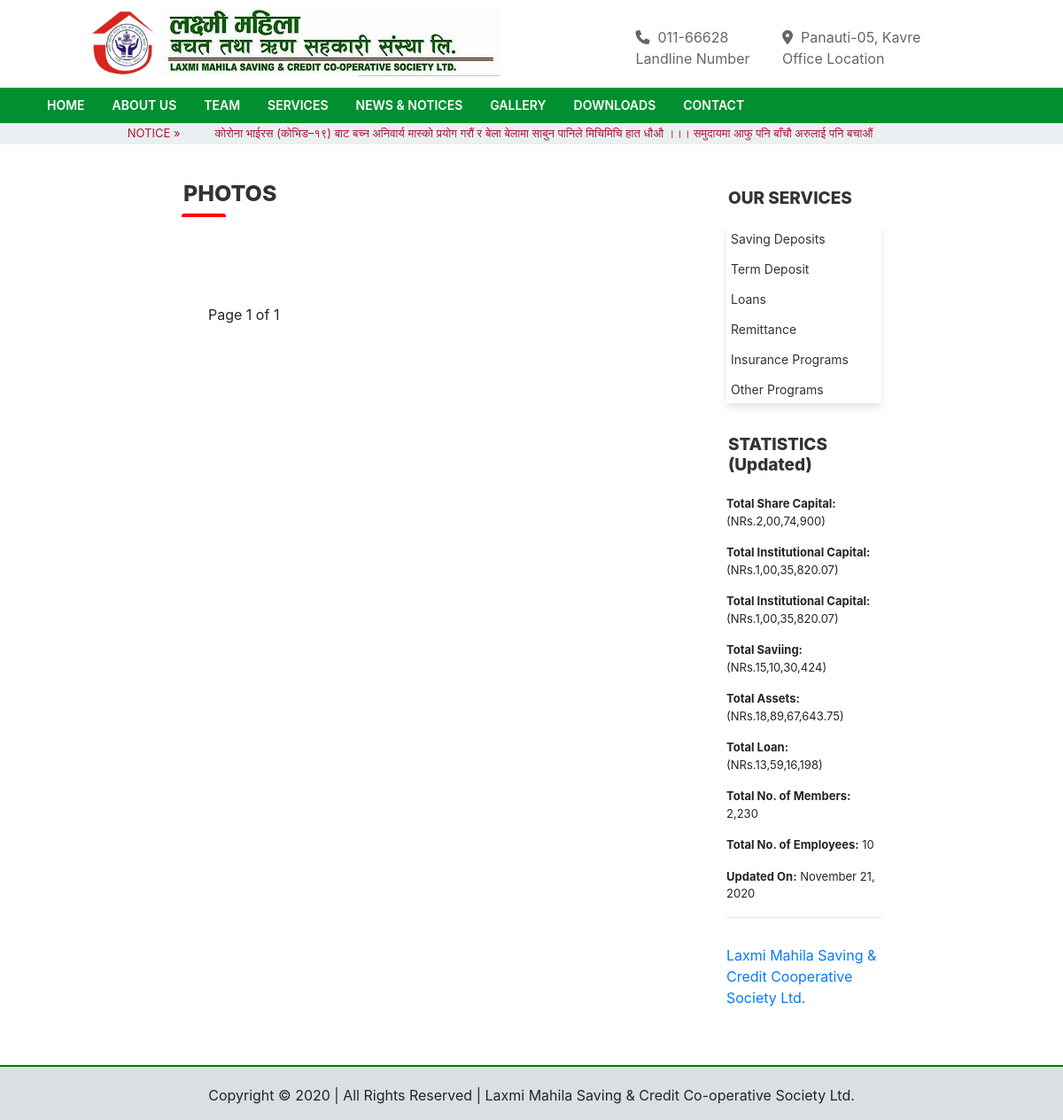
Page /photo.html on the committed database.
### first/models.py (models this page shows, shortened)
class ScrollNews(models.Model):
    content = models.CharField(max_length=1000)

class Statistic(models.Model):
    total_share_capital = models.CharField(max_length=500)
    total_institutional_capital = models.CharField(max_length=500)
    total_saving = models.CharField(max_length=500)
    total_assets = models.CharField(max_length=500)
    total_loan = models.CharField(max_length=500)
    total_members = models.CharField(max_length=500)
    total_employees = models.CharField(max_length=500)
    data_updated_on = models.DateTimeField(default=timezone.now)

### first/views.py (the view)
# urls.py: path('photo.html', views.photo, name='photo'),
def photo(request):
    photo = Image.objects.all()
    paginator = Paginator(photo, 5)
    page_number = request.GET.get('page')
    page_obj = paginator.get_page(page_number)
    context = {
        'scrollnews': ScrollNews.objects.all(),
        'page_obj': page_obj,
        'statistics': Statistic.objects.all(),
    }
    return render(request, 'photo.html', context)

### templates/photo.html (shortened to what this page needs)
{% extends "base.html" %}
  {% load static %}
    {% block scripts %}
    <link rel="stylesheet" type="text/css" href="{% static 'gallery.css' %}" />
    {% endblock %}
    {% block base1 %}
    <h2>PHOTOS</h2>
    <div class="pagination">
      <span class="step-links">
        <span class="current">
          Page {{ page_obj.number }} of {{ page_obj.paginator.num_pages }}
        </span>
      </span>
    </div>
    {% endblock %}

### templates/base.html (shortened to what this page needs)
<!DOCTYPE html>
<html lang="en">
<head>
  {% load static %}
  <link rel="stylesheet" href="{% static 'bootstrap/css/bootstrap.min.css' %}" type="text/css">
  <link rel="stylesheet" href="https://cdnjs.cloudflare.com/ajax/libs/font-awesome/4.7.0/css/font-awesome.min.css">
  <link rel="stylesheet" href="{% static 'animations/animate.css' %}">
  <link rel="stylesheet" type="text/css" href="{% static 'main.css' %}">
  <link rel="stylesheet" href="https://cdnjs.cloudflare.com/ajax/libs/baguettebox.js/1.10.0/baguetteBox.min.css">
  {% block scripts %}
  {% endblock %}
</head>
<body>
  <section id="banner">
    <div class="row row1">
      <div class="col-lg-1 col-md-1"></div>
      <div class="col-lg-5 col-md-5">
        <img src="/media/logo.jpg" style="width: 15%; height: 90%; position: relative;">
        <img src="/media/banner.jpg" style="width: 80%; height: 90%;">
      </div>
      <div class="col-lg-1 col-md-1"></div>
      <div class="col-lg-5 col-md-5 location">
        <ul class="header-address" style="list-style-type: none;">
          <li id="phone"><i class="fas fa-phone" aria-hidden="true"></i>&nbsp;&nbsp;011-66628<br><span>Landline
              Number</span></li>&emsp;&emsp;
          <li id="phone"><i class="fas fa-map-marker-alt" aria-hidden="true"></i>&nbsp;&nbsp;Panauti-05,
            Kavre<br><span>Office Location</span></li>
        </ul>
      </div>
    </div>
  </section>
  <section id="nav-bar">
    <nav class="navbar navbar-expand-lg sticky-top">
      <div class="container">
        <div class="collapse navbar-collapse" id="navbarSupportedContent">
          <ul class="navbar-nav">
            <li class="nav-item">
              <a class="nav-link" href="{% url 'homepage' %}">HOME <span class="sr-only">(current)</span></a>
            </li>
            <li class="nav-item dropdown">
              <a class="nav-link dropdown-toggle" href="#" id="navbarDropdown" role="button" data-toggle="dropdown"
                aria-haspopup="true" aria-expanded="false">
                ABOUT US
              </a>
            </li>
            <li class="nav-item dropdown">
              <a class="nav-link dropdown-toggle" href="#" id="navbarDropdown" role="button" data-toggle="dropdown"
                aria-haspopup="true" aria-expanded="false">
                TEAM
              </a>
            </li>
            <li class="nav-item dropdown">
              <a class="nav-link dropdown-toggle" href="#" id="navbarDropdown" role="button" data-toggle="dropdown"
                aria-haspopup="true" aria-expanded="false">
                SERVICES
              </a>
            </li>
            <li class="nav-item">
              <a class="nav-link" href="{% url 'notice' %}">NEWS & NOTICES</a>
            </li>
            <li class="nav-item dropdown">
              <a class="nav-link dropdown-toggle" href="#" id="navbarDropdown" role="button" data-toggle="dropdown"
                aria-haspopup="true" aria-expanded="false">
                GALLERY
              </a>
            </li>
            <li class="nav-item dropdown">
              <a class="nav-link dropdown-toggle" href="#" id="navbarDropdown" role="button" data-toggle="dropdown"
                aria-haspopup="true" aria-expanded="false">
                DOWNLOADS
              </a>
            </li>
            <li class="nav-item">
              <a class="nav-link" href="{% url 'contact' %}">CONTACT</a>
            </li>
          </ul>
        </div>
      </div>
    </nav>
  </section>
  <div class="sctxt row">
    <div class="col-lg-1"></div>
    <div class="col-lg-1 col-md-1">
      <p>NOTICE &raquo;</p>
    </div>
    <div class="col-lg-8 col-md-9">
      <div class="scrolling-text">
        {% for s in scrollnews %}
        <a href="{% url 'notice' %}">
          <marquee behavior="scroll" direction="left" scrollamount="10" loop="-1" onmouseover="this.stop()"
            onmouseout="this.start()">
            <p>{{s.content}}</p>
          </marquee>
        </a>
        {% endfor %}
      </div>
    </div>
    <div class="col-lg-2 col-md-2"></div>
  </div>
  <div class="main-part">
    <div class="row">
      <div class="col-lg-2 col-md-1"></div>
      <div class="col-lg-6  col-md-7 photos">
        {% block base1 %}
        {% endblock %}
      </div>
      <div class="col-lg-2 col-md-3 side">
        <div class="service-mini">
          <h2>OUR SERVICES</h2>
          <ul>
            <a href="{% url 'savings' %}">
              <li>Saving Deposits</li>
            </a>
            <a href="{% url 'term' %}">
              <li>Term Deposit</li>
            </a>
            <a href="{% url 'loans' %}">
              <li>Loans</li>
            </a>
            <a href="{% url 'remittance' %}">
              <li>Remittance</li>
            </a>
            <a href="{% url 'insurance' %}">
              <li>Insurance Programs</li>
            </a>
            <a href="{% url 'other_programs' %}">
              <li>Other Programs</li>
            </a>
          </ul>
        </div>
        <div class="service-mini">
          {% for stat in statistics %}
          <h2>STATISTICS (Updated)</h2>
          <div class="info">
            <p><span class="blinking">Total Share Capital:</span> (NRs.{{stat.total_share_capital}})</p>
            <p><span class="blinking">Total Institutional Capital:</span> (NRs.{{stat.total_institutional_capital}})</p>
            <p><span class="blinking">Total Institutional Capital:</span> (NRs.{{stat.total_institutional_capital}})</p>
            <p><span class="blinking">Total Saviing:</span> (NRs.{{stat.total_saving}})</p>
            <p><span class="blinking">Total Assets:</span> (NRs.{{stat.total_assets}})</p>
            <p><span class="blinking">Total Loan:</span> (NRs.{{stat.total_loan}})</p>
            <p><span class="blinking">Total No. of Members:</span> {{stat.total_members}}</p>
            <p><span class="blinking">Total No. of Employees:</span> {{stat.total_employees}}</p>
            <p><span class="blinking">Updated On:</span> {{stat.data_updated_on|date:"F d, Y"}}</p>
          </div>
          {% endfor %}
          <hr>
        </div>
        <div class="facebook">
          <div class="fb-page"
            data-href="https://www.facebook.com/Laxmi-Mahila-Saving-Credit-Cooperative-Society-Ltd-609751152431843"
            data-tabs="timeline" data-width="300" data-height="300" data-small-header="true"
            data-adapt-container-width="true" data-hide-cover="false" data-show-facepile="true">
            <blockquote
              cite="https://www.facebook.com/Laxmi-Mahila-Saving-Credit-Cooperative-Society-Ltd-609751152431843"
              class="fb-xfbml-parse-ignore"><a
                href="https://www.facebook.com/Laxmi-Mahila-Saving-Credit-Cooperative-Society-Ltd-609751152431843">Laxmi
                Mahila Saving &amp; Credit Cooperative Society Ltd.</a></blockquote>
          </div>
        </div>
      </div>
      <div class="col-lg-2 col-md-1"></div>
    </div>
  </div>
  <footer>
    <center>
      <p style="padding-top: 20px;">Copyright &copy;
        <script>document.write(new Date().getFullYear()); </script> | All Rights Reserved | Laxmi Mahila Saving & Credit
        Co-operative Society Ltd.</p>
    </center>
  </footer>
</body>

### static/main.css (style rules this page uses)
* { margin: 0; padding: 0; }
body { position: relative; overflow-x: hidden; }
#banner { padding-top: 10px; padding-bottom: 5px;; }
#nav-bar { position: sticky; top: 0; z-index: 9999; }
#phone { color: #666; padding-top: 20px; }
.location li { display: inline-block; }
.navbar { background-color: #019031; }
.navbar-nav li { padding-right: 15px; position: relative; }
.navbar-nav a { color: #fff !important; font-weight: 600; float: right; text-align: left; font-size: 14px; line-height: 8px; }
footer { position: absolute; width: 100%; bottom: -20px; border-top: 0.15em solid green; background-color: #DAE0E2; }
.dropdown-toggle::after { content: none; }
.sctxt p { font-size: 13px; padding-top: 2px; padding-bottom: 2px; color: #AE1438; }
.sctxt { padding-left: 45px; }
.sctxt { height: 24px; background-color: #EAF0F1; }
.main-part { padding-bottom: 90px; padding-top: 30px; }
.service-mini { padding-top: 10px; }
.service-mini p { font-size: 13px; }
.service-mini a { text-decoration: none; }
.service-mini .info { padding-top: 5px; }
.service-mini h2 { color: #333; padding: 10px 2px; font-size: 19px; font-weight: 800; position: relative; }
.service-mini ul { position: relative; box-shadow: 0 5px 8px rgba(0,0,0,.1); }
.service-mini ul li { font-size: 14px; list-style: none; padding: 5px; margin-bottom: 3px; width: 100%; background: #fff; color: #333; transition: transform 0.5s; }
.facebook { margin-top: 30px; }
.blinking { font-weight: bold; animation:blinkingText 1.1s infinite; }
.pagination { margin-top: 100px; margin-left: 30px; }

### static/gallery.css (style rules this page uses)
.photos h2 { color: #333; padding: 10px 2px; font-size: 25px; font-weight: 800; position: relative; }
.photos h2:before { position: absolute; left: 0; top: 1.9em; height: 20px; width: 50px; content: ''; border-top: 4px solid red; border-radius: 3px; }

### rows in the picture
ScrollNews: content "कोरोना भाईरस (कोभिड–१९) बाट बच्न अनिवार्य मास्को प्रयोग गरौं र बेला बेलामा साबुन पानिले मिचिमिचि हात धौऔ ।।। समुदायमा आफु पनि बाँचौ अरुलाई पनि बचाऔं"
Statistic: total_share_capital "2,00,74,900", total_institutional_capital "1,00,35,820.07", total_saving "15,10,30,424", total_assets "18,89,67,643.75", total_loan "13,59,16,198", total_members "2,230", total_employees "10", data_updated_on "November 21, 2020"

### other values in the picture
{{ page_obj.number }} "1"
{{ page_obj.paginator.num_pages }} "1"
